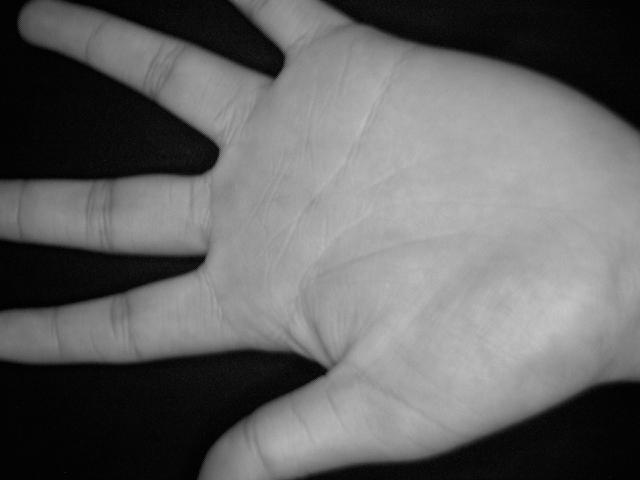
#> input picture Dataset/Palm/img0202_f_r_05.jpg, 640 x 480 px
$ python -i akusisi.py   (imports and definitions only)
#> lines starting #> are read from the running program, lines starting #| are printed output that depends on the picture; after the words box and inside, x2 and y2 are one past the last pixel; in counts of white or black regions, pixels touching at a corner belong together
#> further down, picture is the input picture: shape (480, 640, 3); min 0, max 198, mean 100.7
import cv2
import numpy as np
from preprocessing import brightness_contrast


def roi(image):
    img_copy = image.copy()
    gray = cv2.cvtColor(image, cv2.COLOR_BGR2GRAY)
    blurred = cv2.GaussianBlur(gray, (5, 5), 0)
    thresh = cv2.threshold(blurred, 60, 255, cv2.THRESH_BINARY)[1]
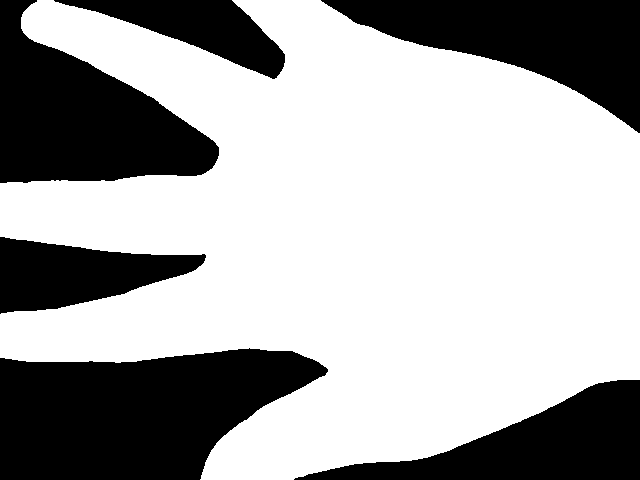
#> thresh: shape (480, 640); 65.4% white; 6 black regions

    cont, _ = cv2.findContours(thresh, cv2.RETR_EXTERNAL, cv2.CHAIN_APPROX_NONE)
#> cont = 1 contour; box (x1, y1, x2, y2) and area: (0, 0, 640, 480) 199466

    M = cv2.moments(thresh)
#> M = moments, m00 51230010, centre m10/m00, m01/m00 = (353.7, 235.9)
    cX = int(M["m10"] / M["m00"])
#> cX = 353
    cY = int(M["m01"] / M["m00"])
#> cY = 235

    # circle = cv2.circle(img_copy, (cX, cY), 7, (255, 255, 255), -1)

    x = int(cX - (cX * .2))
#> x = 282
    y = int(cY - (cY * .3))
#> y = 164
    w = int(cX + (cX * .6))
#> w = 564
    h = int(cY + (cY * .6))
#> h = 376

    cropped = img_copy[y:h, x:w]
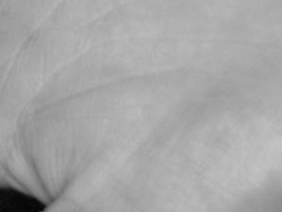
#> cropped: shape (212, 282, 3); min 2, max 196, mean 166.2

    return cropped


def resize(img):
    shape = (200, 200)
    resize_img = cv2.resize(img, shape)
    return resize_img

>>> import cv2
>>> picture = cv2.imread('Dataset/Palm/img0202_f_r_05.jpg')
>>> result = roi(picture)

$ run again, on Dataset/Palm/img0230_f_r_09.jpg
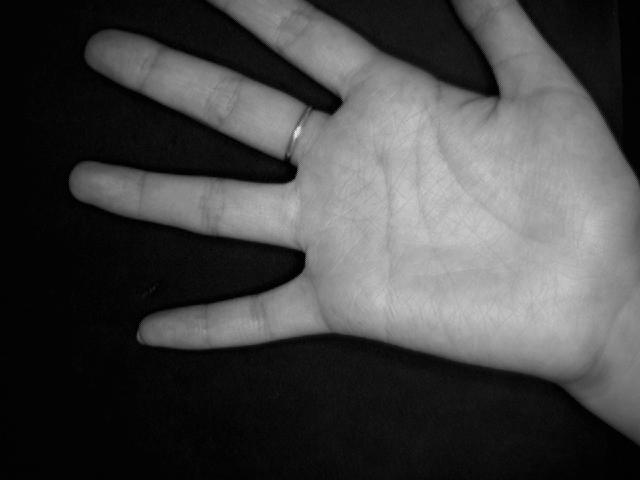
#> input picture Dataset/Palm/img0230_f_r_09.jpg, 640 x 480 px
#> picture is the input picture: shape (480, 640, 3); min 0, max 234, mean 69.4
#> in roi, `thresh = cv2.threshold(blurred, 60, 255, cv2.THRESH_BINARY)[1]`:
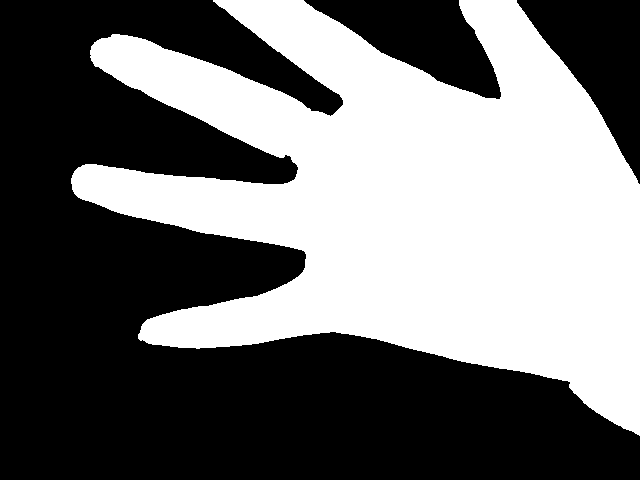
#> thresh: shape (480, 640); 44.5% white; 1 white region
#> cont = 1 contour; box (x1, y1, x2, y2) and area: (71, 0, 640, 436) 135462
#> M = moments, m00 34885275, centre m10/m00, m01/m00 = (408.4, 201.9)
#> cX = 408
#> cY = 201
#> x = 326
#> y = 140
#> w = 652
#> h = 321
#> in roi, `cropped = img_copy[y:h, x:w]`:
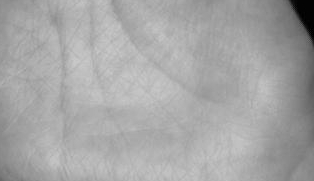
#> cropped: shape (181, 314, 3); min 0, max 203, mean 165.8

$ run again, on Dataset/Palm/img0308_f_r_04.jpg
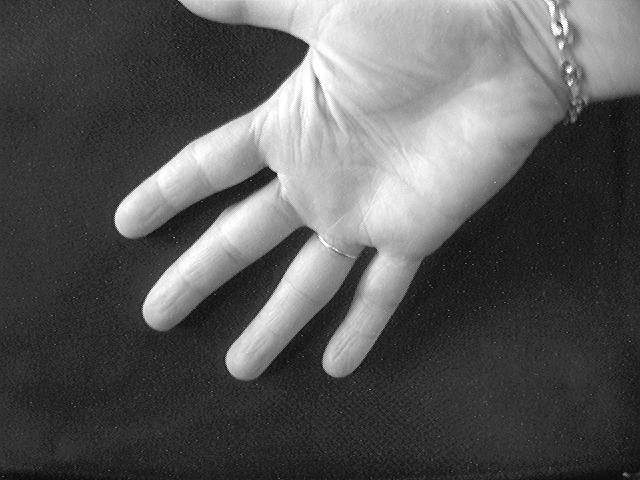
#> input picture Dataset/Palm/img0308_f_r_04.jpg, 640 x 480 px
#> picture is the input picture: shape (480, 640, 3); min 0, max 255, mean 88.9
#> in roi, `thresh = cv2.threshold(blurred, 60, 255, cv2.THRESH_BINARY)[1]`:
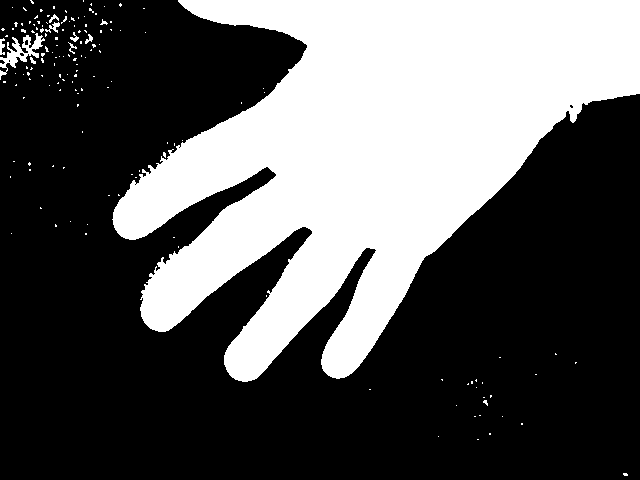
#> thresh: shape (480, 640); 34.9% white; 152 white regions (142 under 20 px)
#> cont = 152 contours, 145 with area under 20; largest, box (x1, y1, x2, y2) and area: (112, 0, 640, 382) 104534, (0, 33, 45, 80) 515, (45, 22, 60, 33) 42, (0, 38, 5, 55) 33, (85, 34, 93, 44) 24, (70, 32, 79, 42) 23, (49, 14, 59, 23) 22
#> M = moments, m00 27359205, centre m10/m00, m01/m00 = (366.3, 149.7)
#> cX = 366
#> cY = 149
#> x = 292
#> y = 104
#> w = 585
#> h = 238
#> in roi, `cropped = img_copy[y:h, x:w]`:
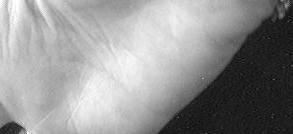
#> cropped: shape (134, 293, 3); min 2, max 255, mean 146.8
